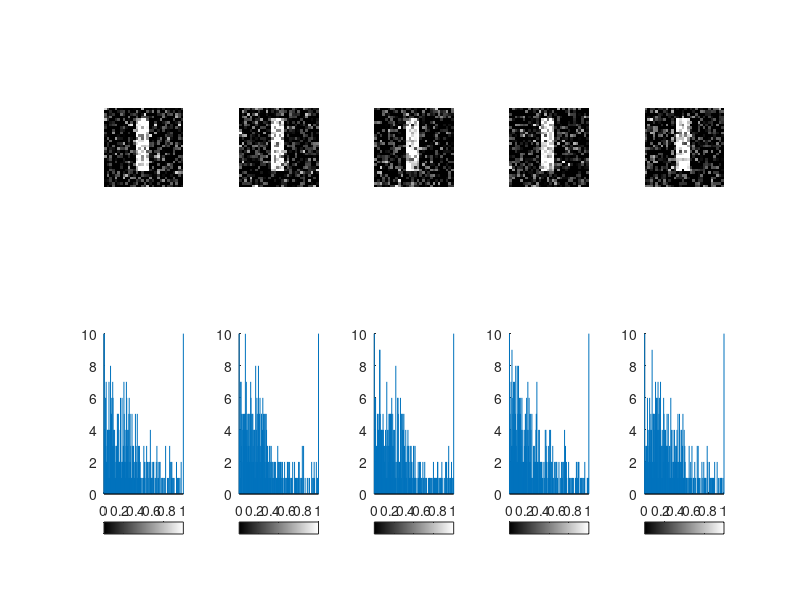

The MATLAB source for this figure: (Note: this script raises an error after producing the figure.)
%%%%%%%%%%%%%%%%%%%%%%%%%%%%%%%%%%%%%%%%%%%%%%%%
% script for analizing stacking effect of noisy
% images
%
% Silvia Gioia Florio, matr. 119328
% @todo - Excercise 2.2
%%%%%%%%%%%%%%%%%%%%%%%%%%%%%%%%%%%%%%%%%%%%%%%%
 
%% initialize synthetic image
% initialize black image
img = zeros(30,30);
% create a white rectangle
img(5:24, 13:17)=1.;

%% adding noise %%
% initialize array of noisy images
noisy = zeros(30,30,5);
% iterate to produce five images
for i=1:5
    % 0.1 variance noise
    noisy(:,:,i) = imnoise (img, 'gaussian', 0, 0.1);
end

%% dispay noisy images with histogram %%
figure;
% loop to display noisy images
for i=1:5
    subplot(2,5,i);
    imshow(noisy(:,:,i), 'InitialMagnification', 'fit');
    subplot(2,5,5+i);
    imhist(noisy(:,:,i));
end

%% apply stacking %%
% call function
res = stacking(noisy);

%% display stacking result %%
% original image
figure;
subplot(2,3,1)
imshow(img,'InitialMagnification', 'fit');
title('Original Image')
subplot(2,3,4)
imhist(img)
% noisy image example
subplot(2,3,2)
imshow(noisy(:,:,1),'InitialMagnification', 'fit');
title('Noisy Image Example')
subplot(2,3,5)
imhist(noisy(:,:,1))
% stacked image
subplot(2,3,3)
imshow(res,'InitialMagnification', 'fit');
title('Image after Stacking')
subplot(2,3,6)
imhist(res)

%% compare images using MSE %%
noisyMse = [];
% loop to claculate mse of noisy images
for i=1:5
    noisyMse(i) = mse(img,noisy(:,:,i));
end
% calculate stacked image mse
stackingMse = mse(img,res);

%% display results using tables %%
noisyMSE = array2table(noisyMse)
stackingMSE = table(stackingMse)





